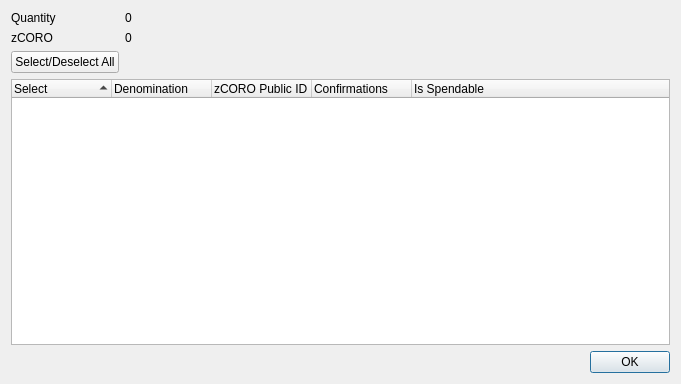
<?xml version="1.0" encoding="UTF-8"?>
<ui version="4.0">
 <class>ZCOROControlDialog</class>
 <widget class="QDialog" name="ZCOROControlDialog">
  <property name="geometry">
   <rect>
    <x>0</x>
    <y>0</y>
    <width>681</width>
    <height>384</height>
   </rect>
  </property>
  <property name="minimumSize">
   <size>
    <width>681</width>
    <height>384</height>
   </size>
  </property>
  <property name="windowTitle">
   <string>Select zCORO to Spend</string>
  </property>
  <layout class="QGridLayout" name="gridLayout">
   <item row="0" column="0">
    <layout class="QFormLayout" name="formLayout">
     <property name="sizeConstraint">
      <enum>QLayout::SetDefaultConstraint</enum>
     </property>
     <item row="0" column="0">
      <widget class="QLabel" name="labelQuantity">
       <property name="text">
        <string>Quantity</string>
       </property>
      </widget>
     </item>
     <item row="0" column="1">
      <widget class="QLabel" name="labelQuantity_int">
       <property name="text">
        <string>0</string>
       </property>
      </widget>
     </item>
     <item row="1" column="0">
      <widget class="QLabel" name="labelZCORO">
       <property name="text">
        <string>zCORO</string>
       </property>
      </widget>
     </item>
     <item row="1" column="1">
      <widget class="QLabel" name="labelZCORO_int">
       <property name="text">
        <string>0</string>
       </property>
      </widget>
     </item>
     <item row="2" column="0">
      <widget class="QPushButton" name="pushButtonAll">
       <property name="text">
        <string>Select/Deselect All</string>
       </property>
      </widget>
     </item>
    </layout>
   </item>
   <item row="1" column="0">
    <layout class="QVBoxLayout" name="verticalLayout">
     <item>
      <widget class="QTreeWidget" name="treeWidget">
       <property name="minimumSize">
        <size>
         <width>0</width>
         <height>250</height>
        </size>
       </property>
       <property name="alternatingRowColors">
        <bool>true</bool>
       </property>
       <property name="sortingEnabled">
        <bool>true</bool>
       </property>
       <property name="columnCount">
        <number>5</number>
       </property>
       <attribute name="headerDefaultSectionSize">
        <number>100</number>
       </attribute>
       <column>
        <property name="text">
         <string notr="true">Select</string>
        </property>
       </column>
       <column>
        <property name="text">
         <string notr="true">Denomination</string>
        </property>
       </column>
       <column>
        <property name="text">
         <string notr="true">zCORO Public ID</string>
        </property>
       </column>
       <column>
        <property name="text">
         <string notr="true">Confirmations</string>
        </property>
       </column>
       <column>
        <property name="text">
         <string>Is Spendable</string>
        </property>
       </column>
      </widget>
     </item>
     <item>
      <widget class="QDialogButtonBox" name="buttonBox">
       <property name="orientation">
        <enum>Qt::Horizontal</enum>
       </property>
       <property name="standardButtons">
        <set>QDialogButtonBox::Ok</set>
       </property>
      </widget>
     </item>
    </layout>
   </item>
  </layout>
 </widget>
 <resources/>
 <connections>
  <connection>
   <sender>buttonBox</sender>
   <signal>accepted()</signal>
   <receiver>ZCOROControlDialog</receiver>
   <slot>accept()</slot>
   <hints>
    <hint type="sourcelabel">
     <x>248</x>
     <y>254</y>
    </hint>
    <hint type="destinationlabel">
     <x>157</x>
     <y>274</y>
    </hint>
   </hints>
  </connection>
  <connection>
   <sender>buttonBox</sender>
   <signal>rejected()</signal>
   <receiver>ZCOROControlDialog</receiver>
   <slot>reject()</slot>
   <hints>
    <hint type="sourcelabel">
     <x>316</x>
     <y>260</y>
    </hint>
    <hint type="destinationlabel">
     <x>286</x>
     <y>274</y>
    </hint>
   </hints>
  </connection>
 </connections>
</ui>
